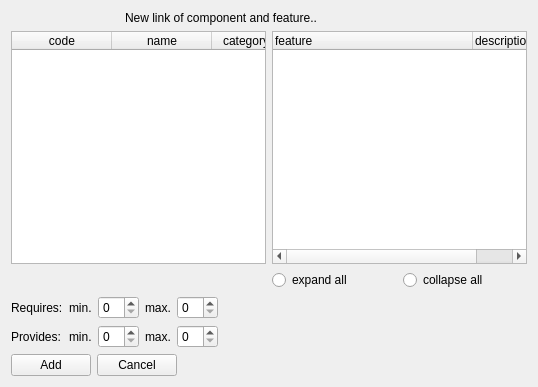
<?xml version="1.0" encoding="UTF-8"?>
<ui version="4.0">
 <class>components_features_add_form</class>
 <widget class="QWidget" name="components_features_add_form">
  <property name="geometry">
   <rect>
    <x>0</x>
    <y>0</y>
    <width>538</width>
    <height>387</height>
   </rect>
  </property>
  <property name="windowTitle">
   <string>Add a component/feature link</string>
  </property>
  <property name="doctype" stdset="0">
   <string>ComponentFeatureRequest.simpleform</string>
  </property>
  <property name="rootelement" stdset="0">
   <string notr="true">ComponentFeature</string>
  </property>
  <property name="component_id" stdset="0">
   <string notr="true">{global.component_id}</string>
  </property>
  <property name="feature_id" stdset="0">
   <string notr="true">{global.feature_id}</string>
  </property>
  <layout class="QGridLayout" name="gridLayout">
   <item row="5" column="0">
    <layout class="QHBoxLayout" name="horizontalLayout">
     <item>
      <widget class="QPushButton" name="link">
       <property name="text">
        <string>Add</string>
       </property>
       <property name="form" stdset="0">
        <string notr="true">components_features</string>
       </property>
       <property name="global.componentState" stdset="0">
        <string notr="true">{component.state}</string>
       </property>
       <property name="global.featureState" stdset="0">
        <string notr="true">{feature.state}</string>
       </property>
       <property name="global.component_id" stdset="0">
        <string notr="true">{component.id}</string>
       </property>
       <property name="global.feature_id" stdset="0">
        <string notr="true">{feature.id}</string>
       </property>
       <property name="action" stdset="0">
        <string>create</string>
       </property>
       <property name="doctype" stdset="0">
        <string notr="true">ComponentFeature.simpleform</string>
       </property>
       <property name="rootelement" stdset="0">
        <string notr="true">ComponentFeature</string>
       </property>
      </widget>
     </item>
     <item>
      <widget class="QPushButton" name="cancel">
       <property name="text">
        <string>Cancel</string>
       </property>
       <property name="form" stdset="0">
        <string notr="true">components_features</string>
       </property>
       <property name="global.componentState" stdset="0">
        <string notr="true">{component.state}</string>
       </property>
       <property name="global.featureState" stdset="0">
        <string notr="true">{feature.state}</string>
       </property>
      </widget>
     </item>
     <item>
      <spacer name="horizontalSpacer">
       <property name="orientation">
        <enum>Qt::Horizontal</enum>
       </property>
       <property name="sizeHint" stdset="0">
        <size>
         <width>40</width>
         <height>20</height>
        </size>
       </property>
      </spacer>
     </item>
    </layout>
   </item>
   <item row="0" column="0">
    <layout class="QHBoxLayout" name="horizontalLayout_2">
     <item>
      <widget class="QLabel" name="label_2">
       <property name="maximumSize">
        <size>
         <width>32</width>
         <height>32</height>
        </size>
       </property>
       <property name="text">
        <string/>
       </property>
       <property name="pixmap">
        <pixmap resource="../qtclient.qrc">:/images/bricks.png</pixmap>
       </property>
      </widget>
     </item>
     <item>
      <widget class="QLabel" name="label_3">
       <property name="maximumSize">
        <size>
         <width>32</width>
         <height>32</height>
        </size>
       </property>
       <property name="text">
        <string/>
       </property>
       <property name="pixmap">
        <pixmap resource="../qtclient.qrc">:/images/link_add.png</pixmap>
       </property>
      </widget>
     </item>
     <item>
      <widget class="QLabel" name="label_4">
       <property name="maximumSize">
        <size>
         <width>32</width>
         <height>32</height>
        </size>
       </property>
       <property name="text">
        <string/>
       </property>
       <property name="pixmap">
        <pixmap resource="../qtclient.qrc">:/images/chart_organisation.png</pixmap>
       </property>
      </widget>
     </item>
     <item>
      <widget class="QLabel" name="label">
       <property name="text">
        <string>New link of component and feature..</string>
       </property>
      </widget>
     </item>
    </layout>
   </item>
   <item row="2" column="0">
    <layout class="QGridLayout" name="gridLayout_2">
     <item row="2" column="1">
      <layout class="QHBoxLayout" name="horizontalLayout_4">
       <item>
        <widget class="QRadioButton" name="ignore_expand_feats">
         <property name="text">
          <string>expand all</string>
         </property>
        </widget>
       </item>
       <item>
        <widget class="QRadioButton" name="ignore_collapse_feats">
         <property name="text">
          <string>collapse all</string>
         </property>
        </widget>
       </item>
      </layout>
     </item>
     <item row="0" column="1">
      <widget class="QTreeWidget" name="feature">
       <property name="itemsExpandable">
        <bool>true</bool>
       </property>
       <property name="doctype" stdset="0">
        <string notr="true">FeatureHierarchyRequest.simpleform</string>
       </property>
       <property name="rootelement" stdset="0">
        <string notr="true">feature</string>
       </property>
       <property name="state" stdset="0">
        <string notr="true">{global.featureState}</string>
       </property>
       <property name="action" stdset="0">
        <string notr="true">read</string>
       </property>
       <attribute name="headerDefaultSectionSize">
        <number>200</number>
       </attribute>
       <column>
        <property name="text">
         <string>feature</string>
        </property>
       </column>
       <column>
        <property name="text">
         <string>description</string>
        </property>
       </column>
      </widget>
     </item>
     <item row="2" column="0">
      <layout class="QHBoxLayout" name="horizontalLayout_3"/>
     </item>
     <item row="0" column="0">
      <widget class="QTableWidget" name="component">
       <property name="horizontalScrollBarPolicy">
        <enum>Qt::ScrollBarAlwaysOff</enum>
       </property>
       <property name="alternatingRowColors">
        <bool>true</bool>
       </property>
       <property name="selectionMode">
        <enum>QAbstractItemView::SingleSelection</enum>
       </property>
       <property name="selectionBehavior">
        <enum>QAbstractItemView::SelectRows</enum>
       </property>
       <property name="showGrid">
        <bool>true</bool>
       </property>
       <property name="gridStyle">
        <enum>Qt::DotLine</enum>
       </property>
       <property name="sortingEnabled">
        <bool>true</bool>
       </property>
       <property name="doctype" stdset="0">
        <string notr="true">ComponentListRequest.simpleform</string>
       </property>
       <property name="rootelement" stdset="0">
        <string notr="true">component</string>
       </property>
       <property name="state" stdset="0">
        <string notr="true">{global.componentState}</string>
       </property>
       <property name="action" stdset="0">
        <string notr="true">read</string>
       </property>
       <attribute name="horizontalHeaderShowSortIndicator" stdset="0">
        <bool>true</bool>
       </attribute>
       <attribute name="verticalHeaderStretchLastSection">
        <bool>false</bool>
       </attribute>
       <column>
        <property name="text">
         <string>code</string>
        </property>
       </column>
       <column>
        <property name="text">
         <string>name</string>
        </property>
       </column>
       <column>
        <property name="text">
         <string>categoryName</string>
        </property>
       </column>
       <column>
        <property name="text">
         <string>manufacturerName</string>
        </property>
       </column>
       <column>
        <property name="text">
         <string>mfgCode</string>
        </property>
       </column>
       <column>
        <property name="text">
         <string>webPage</string>
        </property>
       </column>
       <column>
        <property name="text">
         <string>description</string>
        </property>
       </column>
       <column>
        <property name="text">
         <string>price</string>
        </property>
       </column>
      </widget>
     </item>
    </layout>
   </item>
   <item row="3" column="0">
    <layout class="QFormLayout" name="formLayout">
     <property name="fieldGrowthPolicy">
      <enum>QFormLayout::AllNonFixedFieldsGrow</enum>
     </property>
     <item row="1" column="0">
      <widget class="QLabel" name="label_requires">
       <property name="text">
        <string>Requires:</string>
       </property>
      </widget>
     </item>
     <item row="1" column="1">
      <layout class="QHBoxLayout" name="horizontalLayout_5">
       <item>
        <widget class="QLabel" name="label_min_requires">
         <property name="text">
          <string>min.</string>
         </property>
         <property name="buddy">
          <cstring>min_requires</cstring>
         </property>
        </widget>
       </item>
       <item>
        <widget class="QSpinBox" name="min_requires"/>
       </item>
       <item>
        <widget class="QLabel" name="label_max_requires">
         <property name="text">
          <string>max.</string>
         </property>
         <property name="buddy">
          <cstring>max_requires</cstring>
         </property>
        </widget>
       </item>
       <item>
        <widget class="QSpinBox" name="max_requires"/>
       </item>
       <item>
        <spacer name="horizontalSpacer_2">
         <property name="orientation">
          <enum>Qt::Horizontal</enum>
         </property>
         <property name="sizeHint" stdset="0">
          <size>
           <width>40</width>
           <height>20</height>
          </size>
         </property>
        </spacer>
       </item>
      </layout>
     </item>
     <item row="2" column="0">
      <widget class="QLabel" name="label_7">
       <property name="text">
        <string>Provides:</string>
       </property>
      </widget>
     </item>
     <item row="2" column="1">
      <layout class="QHBoxLayout" name="horizontalLayout_6">
       <item>
        <widget class="QLabel" name="label_min_provides">
         <property name="text">
          <string>min.</string>
         </property>
         <property name="buddy">
          <cstring>min_provides</cstring>
         </property>
        </widget>
       </item>
       <item>
        <widget class="QSpinBox" name="min_provides"/>
       </item>
       <item>
        <widget class="QLabel" name="label_max_provides">
         <property name="text">
          <string>max.</string>
         </property>
         <property name="buddy">
          <cstring>max_provides</cstring>
         </property>
        </widget>
       </item>
       <item>
        <widget class="QSpinBox" name="max_provides"/>
       </item>
       <item>
        <spacer name="horizontalSpacer_3">
         <property name="orientation">
          <enum>Qt::Horizontal</enum>
         </property>
         <property name="sizeHint" stdset="0">
          <size>
           <width>40</width>
           <height>20</height>
          </size>
         </property>
        </spacer>
       </item>
      </layout>
     </item>
    </layout>
   </item>
  </layout>
 </widget>
 <tabstops>
  <tabstop>feature</tabstop>
  <tabstop>ignore_expand_feats</tabstop>
  <tabstop>ignore_collapse_feats</tabstop>
  <tabstop>min_requires</tabstop>
  <tabstop>max_requires</tabstop>
  <tabstop>min_provides</tabstop>
  <tabstop>max_provides</tabstop>
  <tabstop>link</tabstop>
  <tabstop>cancel</tabstop>
 </tabstops>
 <resources>
  <include location="../qtclient.qrc"/>
  <include location="../resources/configurator.qrc"/>
 </resources>
 <connections>
  <connection>
   <sender>ignore_expand_feats</sender>
   <signal>clicked()</signal>
   <receiver>feature</receiver>
   <slot>expandAll()</slot>
   <hints>
    <hint type="sourcelabel">
     <x>396</x>
     <y>267</y>
    </hint>
    <hint type="destinationlabel">
     <x>305</x>
     <y>172</y>
    </hint>
   </hints>
  </connection>
  <connection>
   <sender>ignore_collapse_feats</sender>
   <signal>clicked()</signal>
   <receiver>feature</receiver>
   <slot>collapseAll()</slot>
   <hints>
    <hint type="sourcelabel">
     <x>526</x>
     <y>267</y>
    </hint>
    <hint type="destinationlabel">
     <x>446</x>
     <y>172</y>
    </hint>
   </hints>
  </connection>
 </connections>
</ui>
